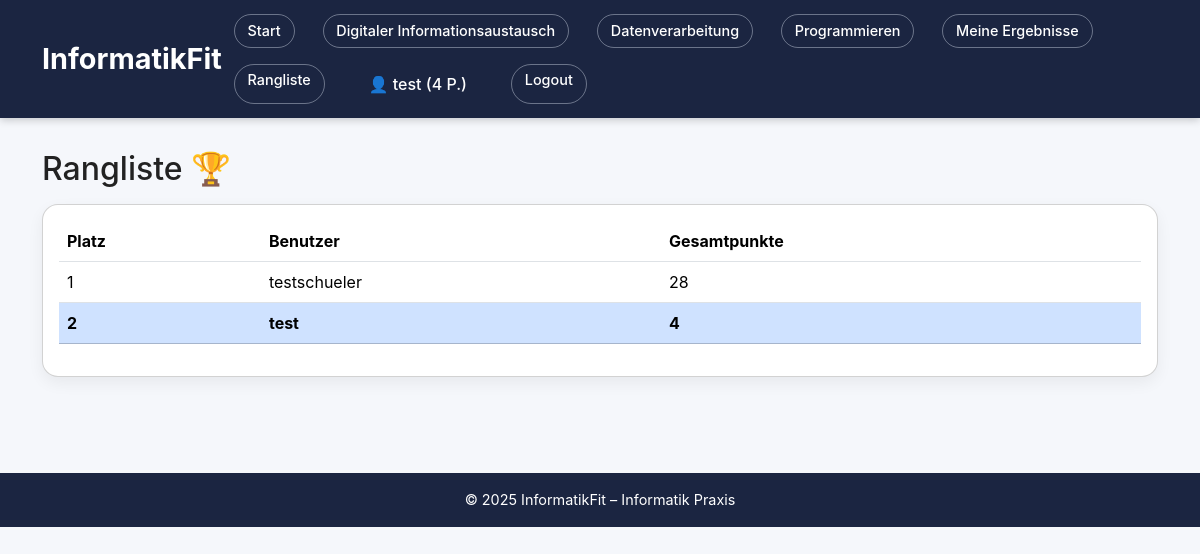
The page /leaderboard (signed in) on the database its author committed.
### models.py (models this page shows, shortened)
class User(db.Model, UserMixin):
    id = db.Column(db.Integer, primary_key=True)
    username = db.Column(db.String(80), unique=True, nullable=False)
    password_hash = db.Column(db.String(255), nullable=False)
    total_points = db.Column(db.Integer, default=0)  # Für Rangliste / Gesamtpunkte
    results = db.relationship('Result', backref='user', lazy=True)

### app.py (the view)
@app.route("/leaderboard")
@login_required
def leaderboard():
    users = User.query.order_by(User.total_points.desc()).all()
    return render_template("leaderboard.html", users=users)

### app.py (called while the page is built)
@login_manager.user_loader
def load_user(user_id):
    return User.query.get(int(user_id))

### templates/leaderboard.html (shortened to what this page needs)
{% extends "base.html" %}
{% block content %}
<h2 class="mb-3">Rangliste 🏆</h2>
<div class="card p-3">
  <table class="table align-middle">
    <thead>
      <tr>
        <th>Platz</th>
        <th>Benutzer</th>
        <th>Gesamtpunkte</th>
      </tr>
    </thead>
    <tbody>
      {% for user in users %}
        <tr {% if current_user.id == user.id %}class="table-primary fw-bold"{% endif %}>
          <td>{{ loop.index }}</td>
          <td>{{ user.username }}</td>
          <td>{{ user.total_points }}</td>
        </tr>
      {% endfor %}
    </tbody>
  </table>
</div>
{% endblock %}

### templates/base.html (shortened to what this page needs)
<!doctype html>
<html lang="de">
<head>
    <link
      href="https://cdn.jsdelivr.net/npm/bootstrap@5.3.3/dist/css/bootstrap.min.css"
      rel="stylesheet"
    >
    <link rel="stylesheet" href="{{ url_for('static', filename='style.css') }}">
</head>
<body>
    <header class="topbar">
        <div class="container d-flex justify-content-between align-items-center">
            <h1 class="topbar-brand mb-0">InformatikFit</h1>
            <nav class="nav">
                <a class="nav-link" href="{{ url_for('home') }}">Start</a>
                <a class="nav-link" href="{{ url_for('digitaler_informationsaustausch') }}">
                    Digitaler Informationsaustausch
                </a>
                <a class="nav-link" href="{{ url_for('datenverarbeitung') }}">
                    Datenverarbeitung
                </a>
                <a class="nav-link" href="{{ url_for('programmieren') }}">
                    Programmieren
                </a>
                {% if current_user.is_authenticated %}
                    <a class="nav-link" href="{{ url_for('my_results') }}">Meine Ergebnisse</a>
                    <a class="nav-link" href="{{ url_for('leaderboard') }}">Rangliste</a>
                    <span class="nav-link disabled">
                        👤 {{ current_user.username }} ({{ current_user.total_points }} P.)
                    </span>
                    <a class="nav-link" href="{{ url_for('logout') }}">Logout</a>
                {% else %}
                    <a class="nav-link" href="{{ url_for('login') }}">Login</a>
                    <a class="nav-link" href="{{ url_for('register') }}">Registrieren</a>
                {% endif %}
            </nav>
        </div>
    </header>
    <main class="container mb-5">
        {% block content %}{% endblock %}
    </main>
    <footer class="footer">
        © 2025 InformatikFit – Informatik Praxis
    </footer>
</body>
</html>

### static/style.css (style rules this page uses)
* * { margin: 0; padding: 0; box-sizing: border-box; font-family: -apple-system, BlinkMacSystemFont, "Segoe UI", Roboto, sans-serif; }
body { background: #f4f4f7; color: #222; min-height: 100vh; display: flex; flex-direction: column; }
.topbar { background: #1e293b; padding: 1.2rem 2rem; color: #f9fafb; box-shadow: 0 2px 8px rgba(0,0,0,0.2); }
.topbar h1 { font-size: 1.8rem; margin-bottom: 0.5rem; }
.nav { display: flex; gap: 1rem; flex-wrap: wrap; }
.nav a { color: #e5e7eb; text-decoration: none; font-weight: 500; padding: 0.3rem 0.8rem; border-radius: 999px; border: 1px solid rgba(228, 235, 247, 0.4); font-size: 0.9rem; }
h2 { margin-bottom: 0.5rem; }

### templates/base.html (style rules this page uses)
:root { --dark-blue: #1B2541; --page-bg: #f5f7fb; }
body { margin: 0; padding: 0; background-color: var(--page-bg); }
.topbar { background: var(--dark-blue); color: white; padding: 0.9rem 0; margin-bottom: 2rem; }
.topbar-brand { font-size: 1.8rem; font-weight: 700; margin: 0; }
.topbar .nav-link { color: white; font-weight: 500; margin-left: 0.75rem; }
.card { border-radius: 1rem; box-shadow: 0 6px 16px rgba(0,0,0,0.06); }
.footer { background: var(--dark-blue); color: white; text-align: center; padding: 1rem 0; margin-top: 3rem; font-size: 0.9rem; }

### rows shown on the page
User: username "test", total_points "4"
User: username "testschueler", total_points "28"
